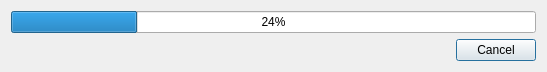
<?xml version="1.0" encoding="UTF-8"?>
<ui version="4.0">
 <class>DialogDumpProcess</class>
 <widget class="QDialog" name="DialogDumpProcess">
  <property name="windowModality">
   <enum>Qt::WindowModal</enum>
  </property>
  <property name="geometry">
   <rect>
    <x>0</x>
    <y>0</y>
    <width>547</width>
    <height>70</height>
   </rect>
  </property>
  <property name="windowTitle">
   <string>Dump</string>
  </property>
  <property name="modal">
   <bool>true</bool>
  </property>
  <layout class="QVBoxLayout" name="verticalLayout">
   <item>
    <widget class="QProgressBar" name="progressBar">
     <property name="value">
      <number>24</number>
     </property>
     <property name="alignment">
      <set>Qt::AlignCenter</set>
     </property>
    </widget>
   </item>
   <item>
    <layout class="QHBoxLayout" name="horizontalLayout">
     <item>
      <spacer name="horizontalSpacer">
       <property name="orientation">
        <enum>Qt::Horizontal</enum>
       </property>
       <property name="sizeHint" stdset="0">
        <size>
         <width>40</width>
         <height>20</height>
        </size>
       </property>
      </spacer>
     </item>
     <item>
      <widget class="QPushButton" name="pushButtonCancel">
       <property name="text">
        <string>Cancel</string>
       </property>
      </widget>
     </item>
    </layout>
   </item>
  </layout>
 </widget>
 <resources/>
 <connections/>
</ui>
